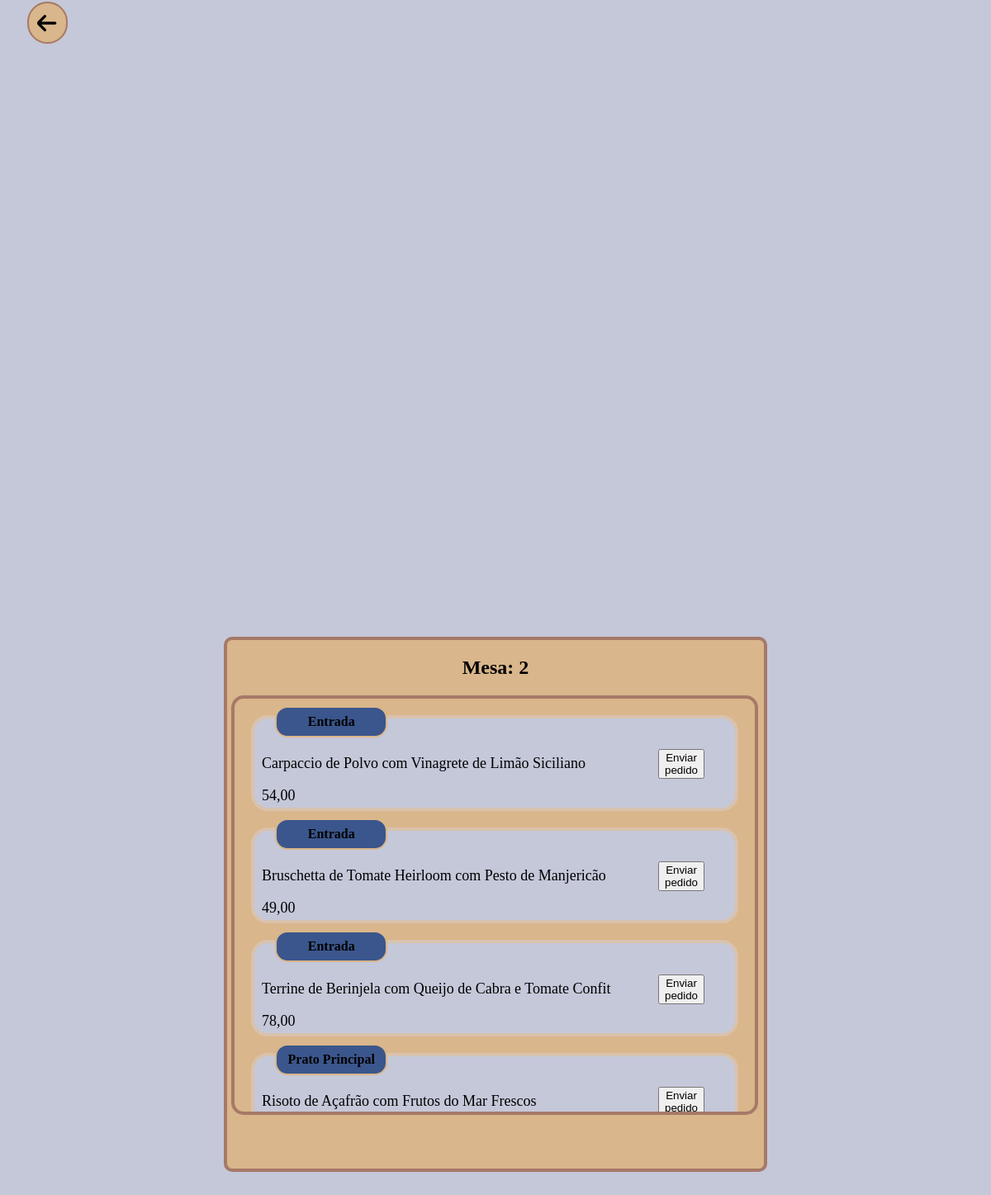
Page /mesa/novo_pedido.php?id_mesa=2 (signed in) on the committed database.
### tables this page shows
CREATE TABLE produto (
    id_produto INT PRIMARY KEY AUTO_INCREMENT,
    valor_produto VARCHAR(100),
    nome_produto VARCHAR(100),
    tipo_produto VARCHAR(100)
);

### mesa/novo_pedido.php (the view, shortened to what this page needs)
<?php
   include('../connection.php');
   $id_atualMessa = $_GET["id_mesa"];
   $sqlProd = "SELECT * FROM produto";
   $resultPord = $conn->query($sqlProd);
?>
<!DOCTYPE html>
<html lang="en">
<head>
    <link rel="stylesheet" href="novas_pedidoStyle.css">
</head>
    <body>
    <a id="botaoVoltar" href="../mesa/menuMesas.php"><img src="../imagens/iconVoltar.png" alt="voltarHome" style="width: 40px; height: 40px"></a>
    <div id="menumessas">
        <h2>Mesa:  <?php echo $id_atualMessa?></h2>
        <div id="conteinerProdutos">
          <?php
    if ($resultPord->num_rows > 0) {
        while ($row = $resultPord->fetch_assoc()) {
?>
            <div>
                <?php  echo'<div class="boxProduto" id="boxProduto'.$row["id_produto"].'">'?>
                <?php echo'<h4>'.$row["tipo_produto"].'</h4>'?>
                    <?php echo'<p>'.$row["nome_produto"].'</p>'?>
                    <?php echo'<p>'.$row["valor_produto"].'</p>'?>
                    <div id="contButton">
                        <div>
                            <?php echo '<form method="post" action="enviar_pedidos_php.php">
                                        <input type="hidden" name="id_prod" value="' . $row["id_produto"] . '">
                                        <input type="hidden" name="id_mesas" value="' . $id_atualMessa . '">
                                        <button type="submit">Enviar pedido</button>
                                         </form>';
                                         ?>
                        </div>
                    </div>
                </div>
            </div>
<?php
        }
    }
?>

### mesa/novas_pedidoStyle.css (style rules this page uses)
body { background-color: #C5C8D9; }
h2 { display: flex; position: relative; justify-content: center; align-items: center; color: #000; }
h4 { text-align: center; width: 20%; padding: 8px 8px; border-radius: 15px; margin-top: -15px; margin-left: 25px; background-color: #3B568C; border: 2px solid #D9B68B; }
p { color: #000; font-size: large; width: 455px; }
#menumessas { color: rgb(255, 255, 255); position: fixed; top: 50%; left: 50%; transform: translate(-50%, -50%); width: 650px; height: 640px; border: 4px solid #A67968; border-radius: 20px; background-color: #D9B68B; border-radius: 10px; z-index: 1000; }
#botaoVoltar { background-color: #D9B68B; color: #fff; text-decoration: none; cursor: pointer; border: 2px solid #A67968; padding: 30px 5px 0px 0px; border-radius: 100px; margin-left: 25px; }
#conteinerProdutos { position: relative; width: 630px; height: 500px; overflow-x: hidden; border: 4px solid #A67968; margin-top: 11px; margin-bottom: 11px; margin-left: 5px; border-radius: 15px; }
.boxProduto { color: #000; margin: 20px; height: auto; background-color: #C5C8D9 ; border: 4px solid #D9C2AD; border-radius: 20px; }
.boxProduto > p { margin-left: 9px; }
#contButton { width: 35px; margin-left: 489px; margin-top: -85px; margin-bottom: 35px; border-radius: 25px; }
form { display: flex; flex-wrap: wrap; }

### rows in the picture
produto: tipo_produto "Entrada", nome_produto "Carpaccio de Polvo com Vinagrete de Limão Siciliano", valor_produto "54,00"
produto: tipo_produto "Entrada", nome_produto "Bruschetta de Tomate Heirloom com Pesto de Manjericão", valor_produto "49,00"
produto: tipo_produto "Entrada", nome_produto "Terrine de Berinjela com Queijo de Cabra e Tomate Confit", valor_produto "78,00"
produto: tipo_produto "Prato Principal", nome_produto "Risoto de Açafrão com Frutos do Mar Frescos"

### other values in the picture
$id_atualMessa "2"
